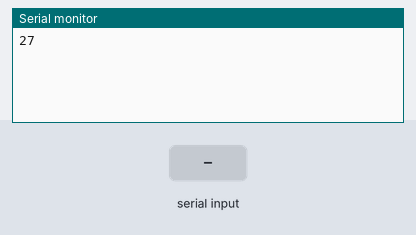
A sketch run on a simulated Arduino Uno, built with avr-gcc and run on an emulated ATmega328P. On the bench: the last lines printed to the serial monitor. The inputs (shaded band) are chosen by the test bench.

Above: at 2.2 s.
2.3 s: "90,45,200\n" received over Serial
At 3.6 s:
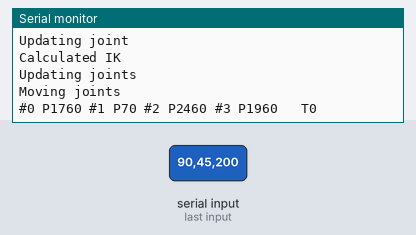
3.9 s: "90,45\n" received over Serial
At 4.5 s:
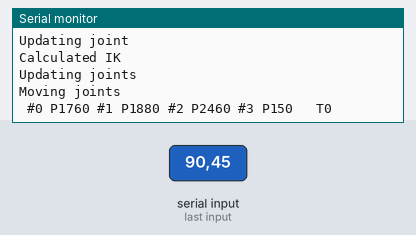
5.5 s: "90,45,200,10,150,30\n" received over Serial
At 6.9 s:
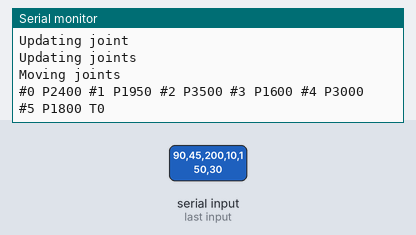
7.2 s: "30,150\n" received over Serial
At 8.6 s:
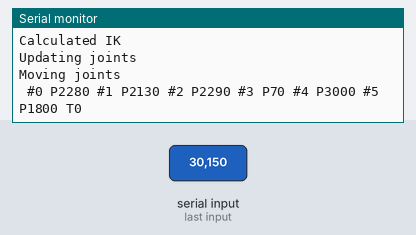
Timing chart, 0 to 9.8 s (numbered marks = the images above; inputs shaded):
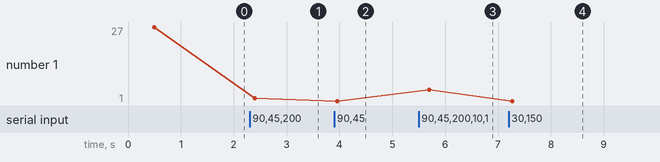

Measured:
- after the input at 2.3 s, the serial monitor: prints a new line after 0.10 s (image 1)
- after the input at 3.9 s, the serial monitor: prints a new line after 0.06 s (image 2)
- after the input at 5.5 s, the serial monitor: prints a new line after 0.20 s (image 3)
- after the input at 7.2 s, the serial monitor: prints a new line after 0.07 s (image 4)
- plotted number 1: 27 → 2 after the input at 2.3 s, 1 → 5 after the input at 5.5 s

The sketch:

AL5A_IK.ino
```cpp
#include "arm.h"

Arm al5a;
int i = 0;
int j = 0;
const int len = 6;
char arr[len][len];

void setup(){
  Serial.begin(115200);
  delay(500);
  al5a.cancel();
  delay(500);
}

void loop(){

  i = 0;
  j = 0;

  // Zero out array
  for (int w=0; w<len; w++){
    for (int v=0; v<len; v++)
      arr[w][v] = 0;
  }

  //arm.test();

  if (Serial.available()){
    // Read in all characters
    while (Serial.available()){
      char in = Serial.read();
      // CSV's
      if (in != ','){
        arr[i][j] = in;
        j++;
      }
      // for each value
      else { i++; j=0; }
      delay(10);
    }
    if (DEBUG) { Serial.println("Testing for loop"); Serial.println(i); }
    if (i > 3){
      // WRITE AS SERVOS
      int a = atoi(arr[0]);
      int b = atoi(arr[1]);
      int c = atoi(arr[2]);
      int d = atoi(arr[3]);
      int e = atoi(arr[4]);
      int f = atoi(arr[5]);
      int t = atoi(arr[6]);

      al5a.move(a, b, c, d, e, f, t);
    }
    else {
      // WRITE AS X,Y,Z
      int x = atoi(arr[0]);
      int y = atoi(arr[1]);
      int z = atoi(arr[2]);
      int t = atoi(arr[3]);

      al5a.move(x, y, z, t);
    }
  }
}
```

arm.cpp
```cpp
// (licence header left out)
#include "arm.h"

Arm::Arm() {
  base.setNumber(0);
  base.setPosition(90);

  shoulder.setNumber(1);
  shoulder.setPosition(0);

  elbow.setNumber(2);
  elbow.setPosition(0);

  wrist.setNumber(3);
  wrist.setPosition(0);

  wrist_rotate.setNumber(4);
  wrist_rotate.setPosition(0);

  gripper.setNumber(5);
  gripper.setPosition(0);

  array[0] = &base;
  array[1] = &shoulder;
  array[2] = &elbow;
  array[3] = &wrist;
  array[4] = &wrist_rotate;
  array[5] = &gripper;

  arm.setJoints(array, 6);
  if (DEBUG) { Serial.println("Initialized array"); }
}

void Arm::move(float b, float s, float e, float w, float wr, float g, int t){

  if (DEBUG) { Serial.println("Moving arm"); }

  // Move each servo manually
  if (DEBUG) { Serial.println("Update base"); }
  base.update(b);
  if (DEBUG) { Serial.println("Update shoulder"); }
  shoulder.update(s);
  if (DEBUG) { Serial.println("Update elbow"); }
  elbow.update(e);
  if (DEBUG) { Serial.println("Update wrist"); }
  wrist.update(w);
  if (DEBUG) { Serial.println("Update wrist-rotate"); }
  wrist_rotate.update(wr);
  if (DEBUG) { Serial.println("Update gripper"); }
  gripper.update(g);
  arm.update();
  arm.move(t);
}


/* INVERSE KINEMATICS
   Algebraic solution based on PUMA 560 inverse manipulator kinematics.
   Refer to Section 4.7 (Examples of Inverse Manipulator Kinematics) of
   Introduction to Robotics, 3rd ed. by John Craig (page 117).
*/
void Arm::move(float x, float y, float z, int t){
  if (DEBUG) { Serial.println("Preparing IK"); }
  // base height, humerus, ulna, gripper
  float theta1, theta2, theta3, theta4, theta5, theta6;

  theta1 = atan2(y, x) - atan2(d3, sqrt(sq(x) + sq(y) - sq(d3)));
  float K = (2*sq(x) + sq(y) - sq(a2) - sq(a3) - sq(d3) - sq(d4))/(2*a2);
  theta3 = atan2(a3, d4) - atan2(K, sqrt(sq(a3) + sq(d4) - sq(K)));
  float s1 = sin(theta1);
  float s3 = sin(theta3);
  float c1 = cos(theta1);
  float c3 = cos(theta3);
  float theta23 = atan2((-a3-a2*c3)*z - (c1*x + s1*y)*(d4 - a2*s3),
                  (a2*s3 - d4)*z - (a3 + a2*c3)*(c1*x + s1*y));
  theta2 = theta23 - theta3;
  float s23 = ((-a3 - a2*c3)*z + (c1*x + s1*y)*(a2*s3 - d4))  /  (sq(z) + sq((c1*x + s1*y)));
  float c23 = ((a2*s3 - d4)*z - (a3 + a2*c3)*(c1*x + s1*y))  /  (sq(z) + sq(c1*x + s1*y));
  // theta4 = atan2(-r13*s1 + r23*c1, -r13*c1*c23 - r23*s1*c23 + r33*s23);
  theta4 = -theta2 - theta3;

  // Convert from radians to degrees
  theta1 *= 57.2957795;
  theta2 *= 57.2957795;
  theta3 *= 57.2957795;
  theta4 *= 57.2957795;

  if (DEBUG) { Serial.println("Update base"); }
  base.update(theta1);
  if (DEBUG) { Serial.println("Update shoulder"); }
  shoulder.update(theta2);
  if (DEBUG) { Serial.println("Update elbow"); }
  elbow.update(theta3);
  if (DEBUG) { Serial.println("Update wrist"); }
  wrist.update(theta4);

  if (DEBUG) { Serial.println("Calculated IK"); }

  arm.update();
  arm.move(t);
}

void Arm::cancel(){
  arm.cancel();
}


void Arm::test(){
  //move(90,0,-50,45,-45,0,1000);
  //move(0,90,50,-45,45,90,1000);
}
```

arm.h
```cpp
// (licence header left out)
#include "joints.h"

#ifndef ARM_H
#define ARM_H

// CONSTANTS of arm measurements
// Dimensions (in mm)
#define BASE_HEIGHT   69.85    // base height 2.75"
#define HUMERUS       95.25    // shoulder-to-elbow  3.75"
#define ULNA          107.95   // elbow-to-wrist  4.25"
#define GRIPPER       85.725   // 3.375"
#define GRIP_ANGLE    0

#define d3            0
#define d4            0
#define a1            BASE_HEIGHT
#define a2            HUMERUS
#define a3            ULNA
#define a4            GRIPPER
#define r13           0
#define r23           0
#define r33           0


class Arm{
  private:
    Joint base;        // base (rotates)
    Joint shoulder;    // shoulder
    Joint elbow;       // elbow
    Joint wrist;       // wrist
    Joint wrist_rotate;// wrist rotate
    Joint gripper;     // gripper

    Joint* array[6];
    Joints arm;

  public:
    Arm();
    // Cartesian-space
    // X Y Z input
    void move(float x, float y, float z, int t);
    // Joint-space
    // Manual control (degrees for each servo input)
    void move(float b, float s, float e, float w, float wr, float g, int t);
    // Cancel current operation.  May not work due to delay in move command
    void cancel();
    void test();
};

#endif
```

joint.cpp
```cpp
// (licence header left out)
#include "joint.h"

Joint::Joint(int n, int p){
  number = n;
  pos = p;
  command = "";
  update(p);
}

// Execute movement of joint
// Send command to SSC-32
// Args:  int time (time to execute command)
void Joint::move(int time){
  if (DEBUG) { Serial.println("Moving joint"); }
  String cmd = getCommand();
  cmd = cmd + " T" + time;
  Serial.println(cmd);
  delay(time);
}

void Joint::cancel(){ Serial.println(27); } // ASCII escape

// Update position of joint in uS
// Prepare command for writing to SSC-32
// Args:  int p  (position in uS)
void Joint::update(int p){
  if (DEBUG) { Serial.println("Updating joint"); }
  pos = to_uS(p);
  command = "#" + String(number) + " P" + String(pos);
  delay(10);
}
```

joint.h
```cpp
// (licence header left out)
// Maintain backward compatibility with releases prior to 1.0
#if ARDUINO < 100
#include <WProgram.h>
#else
#include <Arduino.h>
#endif

#ifndef JOINT_H
#define JOINT_H

#define DEBUG  true

class Joint {
  private:
    int number;
    int pos;
    String command;

  public:
    Joint() { number = 1; pos = 0; command = ""; };
    Joint(int n, int p);
    void move(int time);
    void cancel();
    void update(int p);

    int to_uS(int degree){  return (degree * 10) + 1500;  }

    void setNumber(int n) { number = n; }
    void setPosition(int p) { pos = to_uS(p); }

    int getNumber() { return number; }
    int getPosition() { return pos; }
    String getCommand() { return command; }
};

#endif
```

joints.cpp
```cpp
// (licence header left out)
#include "joints.h"


// Establish the joints that will be used with this joint set
// Args:  Joint* array_of_joints[],  int length_of_array
void Joints::setJoints(Joint* jointset[], int len){
  _length = len;
  for (int i=0; i < len; i++){
    appendJoint(jointset[i]);
  }
}

// Add a joint to this joint set
// Args:  Joint* joint
void Joints::appendJoint(Joint* joint){
  int len = _length;
  // can only have 32 joints with the SSC-32
  if (len <= 32){
    joints[len] = joint;
    len++;
    _length = len;
  }
  else {
    // error, too many joints
  }
}

// Remove a joint from the joint set
// 'pops' off last joint
void Joints::removeJoint(){
  int len = _length;
  // are there any joints in the set?
  if (len > 0){
    joints[len] = 0;
    len--;
    _length = len;
  }
  else {
    // error, no joints in array
  }
}

// Set the command for writing to SSC-32 board
void Joints::update(){
  if (DEBUG) { Serial.println("Updating joints"); }
  String cmd = "";
  //Serial.println("Length: " + String(_length));
  for (int i=0; i < _length; i++){
    Joint j = *joints[i];
    cmd = cmd + j.getCommand() + ' ';
  }
  command = cmd;
}


void Joints::cancel(){  Serial.println(27); } // ASCII escape


// Execute the command prepared for the SSC-32 (with given time)
// Args:  int time_to_execute_command
void Joints::move(int time){
  if (DEBUG) { Serial.println("Moving joints"); }
  String cmd = getCommand();
  cmd = cmd + "T" + String(time);
  Serial.println(cmd);
  delay(time);
}
```

joints.h
```cpp
// (licence header left out)
#include "joint.h"

#ifndef JOINTS_H
#define JOINTS_H

class Joints{
  private:
    Joint* joints[32];
    int _length;
    String command;

  public:
    Joints() { _length = 0; }
    Joints(Joint* jointset[], int len) { setJoints(jointset, len); }
    void setJoints(Joint* jointset[], int len);
    void appendJoint(Joint* joint);
    void removeJoint();
    String getCommand(){ return command; }
    void setCommand(String cmd) { command = cmd; }
    int getLength() { return _length; }
    void setLength(int l) { _length = l; }

    void update();
    void move(int time);
    void cancel();
};

#endif
```
